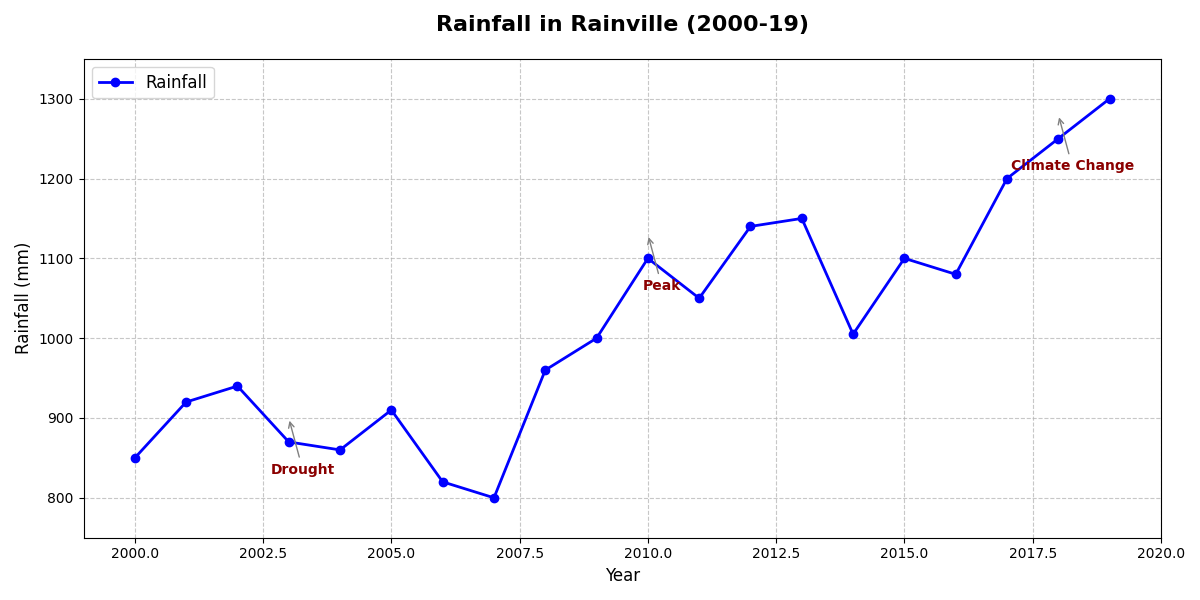

This chart was generated by the following Python code:
import matplotlib.pyplot as plt
import numpy as np

years = np.arange(2000, 2020)
rainfall = np.array([850, 920, 940, 870, 860, 910, 820, 800, 960, 1000, 
                     1100, 1050, 1140, 1150, 1005, 1100, 1080, 1200, 1250, 1300])

fig, ax = plt.subplots(figsize=(12, 6))

ax.plot(years, rainfall, label='Rainfall', color='blue', linewidth=2, marker='o')

annotations = {
    2003: "Drought",
    2010: "Peak",
    2018: "Climate Change"
}

for year, text in annotations.items():
    ax.annotate(text, xy=(year, rainfall[np.where(years == year)][0] + 30), 
                xytext=(10, -40), textcoords='offset points', 
                arrowprops=dict(arrowstyle='->', color='grey'),
                ha='center', fontsize=10, color='darkred', weight='bold')

ax.set_title("Rainfall in Rainville (2000-19)", fontsize=16, weight='bold', pad=20)
ax.set_xlabel("Year", fontsize=12)
ax.set_ylabel("Rainfall (mm)", fontsize=12)
ax.set_xlim(1999, 2020)
ax.set_ylim(750, 1350)
ax.grid(True, linestyle='--', alpha=0.7)

ax.legend(loc='upper left', frameon=True, fontsize=12)

plt.tight_layout()
plt.show()
